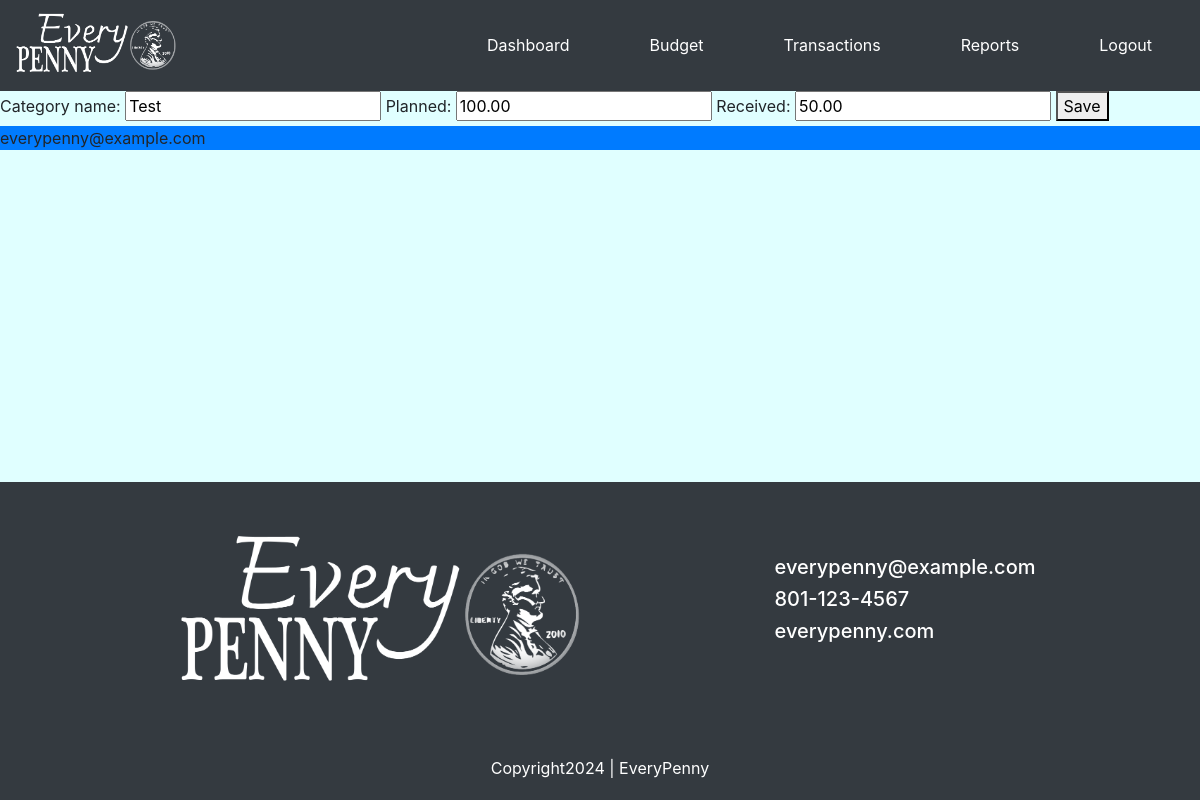
/budget/edit_category/1 (signed in), run on the app's committed database.
### budget/models.py (models this page shows, shortened)
class BudgetCategory(models.Model):
    category_name = models.CharField(max_length=100)
    budget = models.ForeignKey(Budget, on_delete=models.CASCADE)
    planned = models.DecimalField(max_digits=10, decimal_places=2)
    received = models.DecimalField(max_digits=10, decimal_places=2)

### budget/views.py (the view)
# urls.py: path('edit_category/<int:id>', views.edit_category, name='edit_category'),
@login_required
def edit_category(request, id):
    category = BudgetCategory.objects.get(id=id)
    form = BudgetCategoryForm(request.POST or None, instance=category)
    if form.is_valid():
        f = form.save(commit=False)
        f.save()
        return redirect('budget:view_category', id)
    else:
        form = form
    return render(request, 'budget/form.html', {"form": form, 'category': category})

### budget/forms.py
class BudgetCategoryForm(forms.ModelForm):
    class Meta:
        model = BudgetCategory
        fields = ['category_name', 'planned', 'received']

### budget/templates/budget/form.html (shortened to what this page needs)
{% extends 'budget/base.html' %}
{% block body %}
<form method="POST" enctype="multipart/form-data">
    {{ form }}
    <button type="submit">Save</button>
</form>
{% endblock %}

### budget/static/budget/styles.css (style rules this page uses)
.background { background-color: lightcyan; }

### data on the page
BudgetCategory: category_name "Test", planned "100.00", received "50.00"
